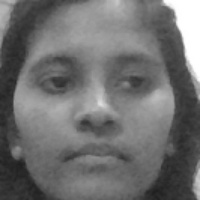
#> input picture data/Karthik.1000.jpg, 200 x 200 px; its folder holds 4 pictures in this run
$ python CreateDataandLabel.py
#> lines starting #> are read from the running program, lines starting #| are printed output that depends on the picture
import numpy as np

def my_label(image_name):
    name = image_name.split('.')[-3]


    if name=="Shree":
        return np.array([1,0,0])
    elif name=="priya":
        return np.array([0,1,0])
    elif name=="Gill":
        return np.array([0,0,1])

import os
import cv2
from random import shuffle
from tqdm import tqdm

def my_data():
    data = []
    for img in tqdm(os.listdir("data")):
        path = os.path.join("data", img)
        img_data = cv2.imread(path, cv2.IMREAD_GRAYSCALE)
#> img_data is the input picture: shape (200, 200); min 31, max 255, mean 111.6
        img_data = cv2.resize(img_data, (50, 50))
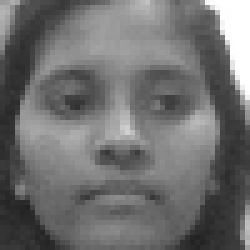
#> img_data: shape (50, 50) (shown 5 times larger); min 34, max 255, mean 111.7
        data.append([np.array(img_data), my_label(img)])
    shuffle(data)
    return data

data = my_data()
train = data[:2400]
test = data[2400:]

X_train = np.array([i[0] for i in train]).reshape(-1, 50, 50, 1)
print(X_train.shape)
#| (4, 50, 50, 1)
y_train = [i[1] for i in train]

X_test = np.array([i[0] for i in test]).reshape(-1, 50, 50, 1)
print(X_test.shape)
#| (0, 50, 50, 1)
y_test = [i[1] for i in test]
